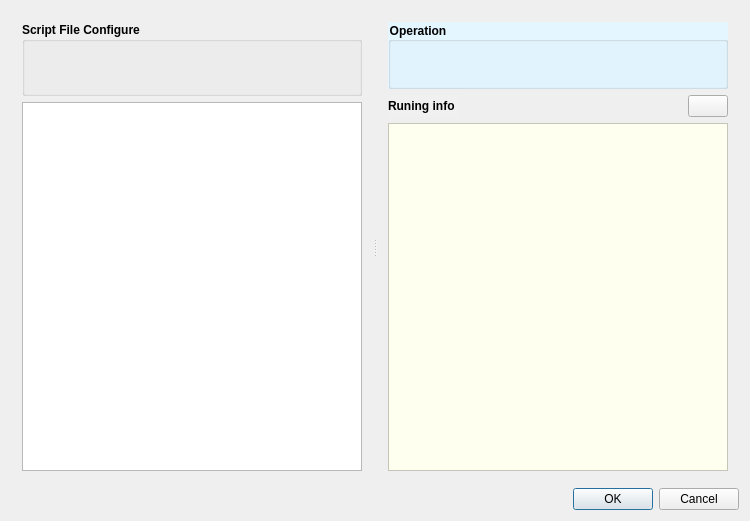
<?xml version="1.0" encoding="UTF-8"?>
<ui version="4.0">
 <class>RunScript</class>
 <widget class="QDialog" name="RunScript">
  <property name="geometry">
   <rect>
    <x>0</x>
    <y>0</y>
    <width>750</width>
    <height>521</height>
   </rect>
  </property>
  <property name="windowTitle">
   <string>Run Script Configure</string>
  </property>
  <layout class="QGridLayout" name="gridLayout">
   <item row="0" column="0">
    <layout class="QVBoxLayout" name="verticalLayout_4">
     <item>
      <widget class="QSplitter" name="splitter">
       <property name="sizePolicy">
        <sizepolicy hsizetype="Expanding" vsizetype="Expanding">
         <horstretch>0</horstretch>
         <verstretch>0</verstretch>
        </sizepolicy>
       </property>
       <property name="orientation">
        <enum>Qt::Horizontal</enum>
       </property>
       <widget class="QWidget" name="layoutWidget">
        <layout class="QVBoxLayout" name="verticalLayout_3">
         <item>
          <widget class="QGroupBox" name="groupBox_2">
           <property name="sizePolicy">
            <sizepolicy hsizetype="Preferred" vsizetype="Preferred">
             <horstretch>0</horstretch>
             <verstretch>1</verstretch>
            </sizepolicy>
           </property>
           <property name="font">
            <font>
             <pointsize>9</pointsize>
             <weight>75</weight>
             <bold>true</bold>
            </font>
           </property>
           <property name="title">
            <string>Script File Configure</string>
           </property>
           <widget class="QWidget" name="layoutWidget">
            <property name="geometry">
             <rect>
              <x>10</x>
              <y>20</y>
              <width>311</width>
              <height>22</height>
             </rect>
            </property>
            <layout class="QHBoxLayout" name="horizontalLayout">
             <item>
              <widget class="QLabel" name="label">
               <property name="text">
                <string>TextLabel</string>
               </property>
              </widget>
             </item>
             <item>
              <widget class="QComboBox" name="comboBox">
               <property name="sizePolicy">
                <sizepolicy hsizetype="Expanding" vsizetype="Preferred">
                 <horstretch>0</horstretch>
                 <verstretch>0</verstretch>
                </sizepolicy>
               </property>
              </widget>
             </item>
            </layout>
           </widget>
          </widget>
         </item>
         <item>
          <widget class="QTreeView" name="treeView">
           <property name="sizePolicy">
            <sizepolicy hsizetype="Expanding" vsizetype="Preferred">
             <horstretch>0</horstretch>
             <verstretch>5</verstretch>
            </sizepolicy>
           </property>
          </widget>
         </item>
        </layout>
       </widget>
       <widget class="QWidget" name="">
        <layout class="QVBoxLayout" name="verticalLayout_2">
         <item>
          <widget class="QGroupBox" name="groupBox">
           <property name="sizePolicy">
            <sizepolicy hsizetype="Expanding" vsizetype="Fixed">
             <horstretch>0</horstretch>
             <verstretch>0</verstretch>
            </sizepolicy>
           </property>
           <property name="minimumSize">
            <size>
             <width>131</width>
             <height>61</height>
            </size>
           </property>
           <property name="font">
            <font>
             <weight>75</weight>
             <bold>true</bold>
            </font>
           </property>
           <property name="styleSheet">
            <string notr="true">background-color: rgb(228, 246, 255);</string>
           </property>
           <property name="title">
            <string>Operation</string>
           </property>
           <layout class="QHBoxLayout" name="horizontalLayout_6">
            <item>
             <layout class="QHBoxLayout" name="horizontalLayout_5">
              <item>
               <layout class="QHBoxLayout" name="horizontalLayout_4">
                <item>
                 <widget class="QPushButton" name="pushButton_run">
                  <property name="sizePolicy">
                   <sizepolicy hsizetype="Fixed" vsizetype="Fixed">
                    <horstretch>0</horstretch>
                    <verstretch>0</verstretch>
                   </sizepolicy>
                  </property>
                  <property name="styleSheet">
                   <string notr="true">background-color: rgba(255, 255, 255, 0);</string>
                  </property>
                  <property name="text">
                   <string/>
                  </property>
                  <property name="icon">
                   <iconset resource="Resource.qrc">
                    <normaloff>:/RTA/PyRunner/Resources/start.png</normaloff>:/RTA/PyRunner/Resources/start.png</iconset>
                  </property>
                  <property name="iconSize">
                   <size>
                    <width>32</width>
                    <height>32</height>
                   </size>
                  </property>
                  <property name="shortcut">
                   <string>F5</string>
                  </property>
                  <property name="autoRepeat">
                   <bool>false</bool>
                  </property>
                  <property name="flat">
                   <bool>true</bool>
                  </property>
                 </widget>
                </item>
                <item>
                 <widget class="QPushButton" name="pushButton_stop">
                  <property name="sizePolicy">
                   <sizepolicy hsizetype="Fixed" vsizetype="Fixed">
                    <horstretch>0</horstretch>
                    <verstretch>0</verstretch>
                   </sizepolicy>
                  </property>
                  <property name="styleSheet">
                   <string notr="true"/>
                  </property>
                  <property name="text">
                   <string/>
                  </property>
                  <property name="icon">
                   <iconset resource="Resource.qrc">
                    <normaloff>:/RTA/PyRunner/Resources/stop.png</normaloff>:/RTA/PyRunner/Resources/stop.png</iconset>
                  </property>
                  <property name="iconSize">
                   <size>
                    <width>32</width>
                    <height>32</height>
                   </size>
                  </property>
                  <property name="shortcut">
                   <string>Alt+F5</string>
                  </property>
                  <property name="autoRepeat">
                   <bool>false</bool>
                  </property>
                  <property name="flat">
                   <bool>true</bool>
                  </property>
                 </widget>
                </item>
               </layout>
              </item>
              <item>
               <spacer name="horizontalSpacer_3">
                <property name="orientation">
                 <enum>Qt::Horizontal</enum>
                </property>
                <property name="sizeHint" stdset="0">
                 <size>
                  <width>40</width>
                  <height>20</height>
                 </size>
                </property>
               </spacer>
              </item>
             </layout>
            </item>
           </layout>
          </widget>
         </item>
         <item>
          <layout class="QVBoxLayout" name="verticalLayout">
           <item>
            <layout class="QHBoxLayout" name="horizontalLayout_3">
             <item>
              <widget class="QLabel" name="label_infodisp">
               <property name="font">
                <font>
                 <pointsize>9</pointsize>
                 <weight>75</weight>
                 <bold>true</bold>
                </font>
               </property>
               <property name="styleSheet">
                <string notr="true">background-color: rgb(240, 240, 240);</string>
               </property>
               <property name="text">
                <string>Runing info </string>
               </property>
              </widget>
             </item>
             <item>
              <spacer name="horizontalSpacer_2">
               <property name="orientation">
                <enum>Qt::Horizontal</enum>
               </property>
               <property name="sizeHint" stdset="0">
                <size>
                 <width>58</width>
                 <height>20</height>
                </size>
               </property>
              </spacer>
             </item>
             <item>
              <widget class="QPushButton" name="pushButton_reset">
               <property name="sizePolicy">
                <sizepolicy hsizetype="Preferred" vsizetype="Preferred">
                 <horstretch>0</horstretch>
                 <verstretch>0</verstretch>
                </sizepolicy>
               </property>
               <property name="styleSheet">
                <string notr="true"/>
               </property>
               <property name="text">
                <string/>
               </property>
               <property name="icon">
                <iconset resource="Resource.qrc">
                 <normaloff>:/RTA/PyRunner/Resources/clean up.png</normaloff>:/RTA/PyRunner/Resources/clean up.png</iconset>
               </property>
              </widget>
             </item>
            </layout>
           </item>
           <item>
            <widget class="QTextBrowser" name="TB_RunInfodisp">
             <property name="styleSheet">
              <string notr="true">background-color: rgb(255, 255, 240);</string>
             </property>
            </widget>
           </item>
          </layout>
         </item>
        </layout>
       </widget>
      </widget>
     </item>
     <item>
      <layout class="QHBoxLayout" name="horizontalLayout_2">
       <item>
        <spacer name="horizontalSpacer">
         <property name="orientation">
          <enum>Qt::Horizontal</enum>
         </property>
         <property name="sizeHint" stdset="0">
          <size>
           <width>328</width>
           <height>20</height>
          </size>
         </property>
        </spacer>
       </item>
       <item>
        <widget class="QDialogButtonBox" name="buttonBox">
         <property name="sizePolicy">
          <sizepolicy hsizetype="Preferred" vsizetype="Preferred">
           <horstretch>0</horstretch>
           <verstretch>0</verstretch>
          </sizepolicy>
         </property>
         <property name="standardButtons">
          <set>QDialogButtonBox::Cancel|QDialogButtonBox::Ok</set>
         </property>
        </widget>
       </item>
      </layout>
     </item>
    </layout>
   </item>
  </layout>
 </widget>
 <layoutdefault spacing="6" margin="11"/>
 <resources>
  <include location="Resource.qrc"/>
 </resources>
 <connections/>
</ui>
